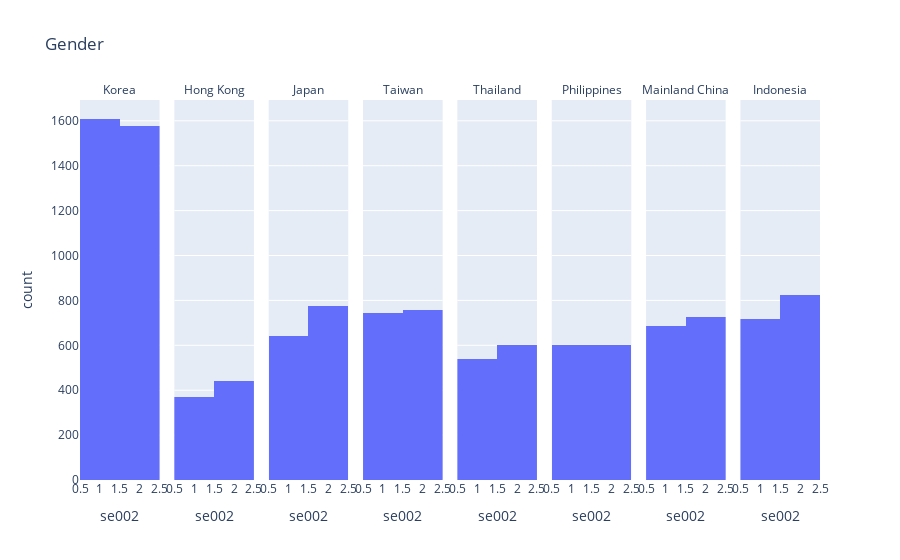
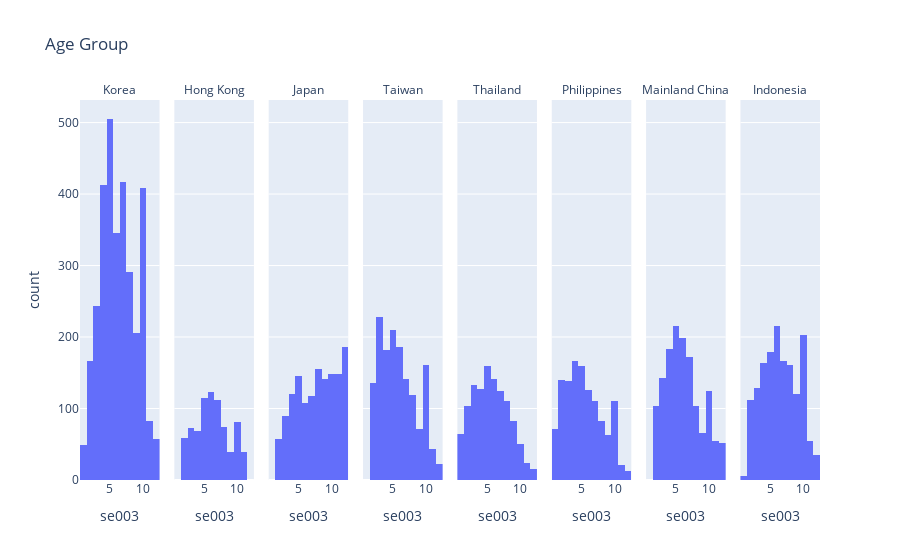
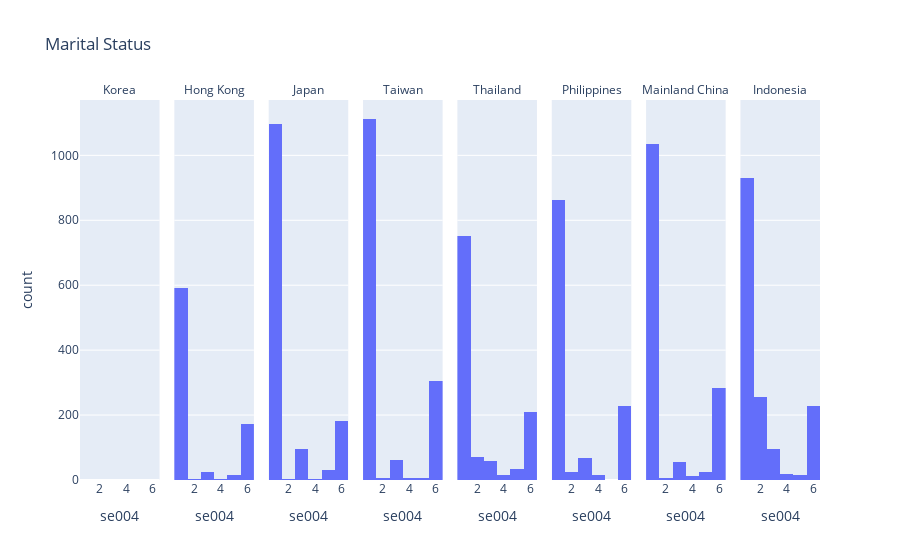
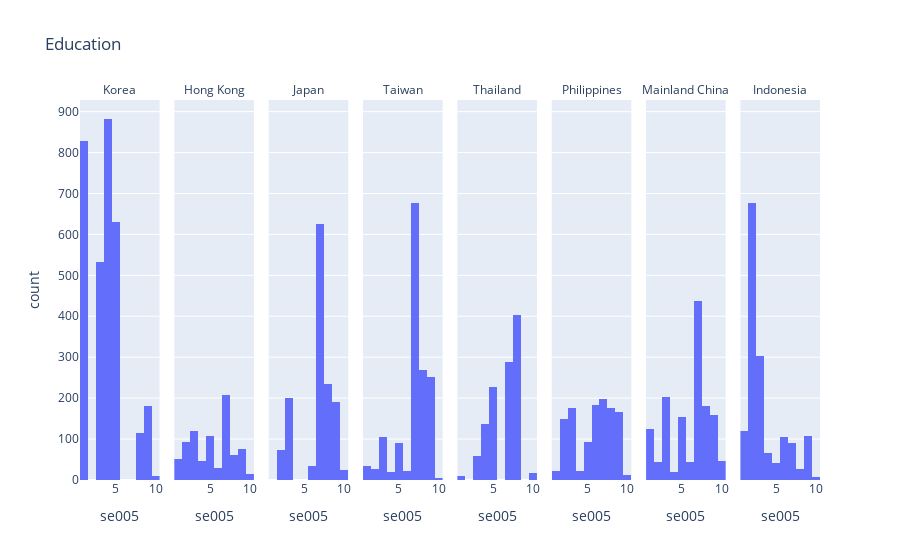

The cell these charts' notebook holds for them, in order:
### Markdown cell above
### Demographic variables: gender, age, marital status, education, repligion, and religiosity

### Code cell
variable_map = {"se002": "Gender", "se003":"Age Group", "se004":"Marital Status", "se005":"Education", "se006": "Religion", "se007":"Religiosity"}
options_map = {"se002": {1:"Male", 2: "Female"}, 
               "se003": {1:"18-19", 2:"20-24", 3:"25-29", 4:"30-34",
                        5:"35-39", 6:"40-44", 7:"45-49", 8:"50-54",
                        9:"55-59", 10:"60-70",11:"71-75", 12:"76+"},
              "se004": {1:"Married", 2:"Living-in as married", 3:"Widowed",
                       4: "Separated", 5:"Divorced", 6:"Single"},
              "se005": {1:"No formal education", 2:"Incomplete primary",
                       3:"Complete primary", 4:"Incomplete secondary: vocational",
                       5:"Complete secondary: vocational", 6:"Incomplete secondary",
                       7: "Complete secondary", 8:"Some university",
                       9:"University", 10:"Post-graduate"},
              "se006": {10:"Roman Catholic", 20:"Protestant", 30:"Jews", 40: "Islam",
                       50:"Hindu", 60: "Buddhist", 70:"Other Asian religions"},
              "se007":{1:"Several times a day", 2:"Once a day", 3:"Several times a week",
                      4:"Once a week", 5:"Once a month", 6:"Only on special religious days",
                      7: "Once a year", 8:"Less often", 9:"Practically never"}}

# for i in range(2,8):
#     df["se00"+str(i)+"_name"] = df["se00"+str(i)].apply(lambda x: 
#                                                         options_map["se00"+str(i)][x["se00"+str(i)]] if x["se00"+str(i)] in options_map["se00"+str(i)] else "Nan")
for i in range(2,8):
    fig = px.histogram(df, 
                       "se00"+str(i), 
                       facet_col="name", 
                       title=variable_map["se00"+str(i)])
    fig.for_each_annotation(lambda a: a.update(text=a.text.split("=")[-1]))
    fig.show()

### Figure 1 — Plotly figure (JSON) as saved in the notebook; plotly's stock layout.template omitted (floating-point values rounded to 4 significant figures; data arrays with more than 128 entries replaced by an {"elided": "..."} marker saying what was removed)
{"data": [{"alignmentgroup": "True", "bingroup": "x", "hovertemplate": "name=Korea<br>se002=%{x}<br>count=%{y}<extra></extra>", "legendgroup": "", "marker": {"color": "#636efa"}, "name": "", "offsetgroup": "", "orientation": "v", "showlegend": false, "type": "histogram", "x": {"elided": "3183 int values"}, "xaxis": "x", "yaxis": "y"}, {"alignmentgroup": "True", "bingroup": "x", "hovertemplate": "name=Hong Kong<br>se002=%{x}<br>count=%{y}<extra></extra>", "legendgroup": "", "marker": {"color": "#636efa"}, "name": "", "offsetgroup": "", "orientation": "v", "showlegend": false, "type": "histogram", "x": {"elided": "811 int values"}, "xaxis": "x2", "yaxis": "y2"}, {"alignmentgroup": "True", "bingroup": "x", "hovertemplate": "name=Japan<br>se002=%{x}<br>count=%{y}<extra></extra>", "legendgroup": "", "marker": {"color": "#636efa"}, "name": "", "offsetgroup": "", "orientation": "v", "showlegend": false, "type": "histogram", "x": {"elided": "1418 int values"}, "xaxis": "x3", "yaxis": "y3"}, {"alignmentgroup": "True", "bingroup": "x", "hovertemplate": "name=Taiwan<br>se002=%{x}<br>count=%{y}<extra></extra>", "legendgroup": "", "marker": {"color": "#636efa"}, "name": "", "offsetgroup": "", "orientation": "v", "showlegend": false, "type": "histogram", "x": {"elided": "1500 int values"}, "xaxis": "x4", "yaxis": "y4"}, {"alignmentgroup": "True", "bingroup": "x", "hovertemplate": "name=Thailand<br>se002=%{x}<br>count=%{y}<extra></extra>", "legendgroup": "", "marker": {"color": "#636efa"}, "name": "", "offsetgroup": "", "orientation": "v", "showlegend": false, "type": "histogram", "x": {"elided": "1144 int values"}, "xaxis": "x5", "yaxis": "y5"}, {"alignmentgroup": "True", "bingroup": "x", "hovertemplate": "name=Philippines<br>se002=%{x}<br>count=%{y}<extra></extra>", "legendgroup": "", "marker": {"color": "#636efa"}, "name": "", "offsetgroup": "", "orientation": "v", "showlegend": false, "type": "histogram", "x": {"elided": "1200 int values"}, "xaxis": "x6", "yaxis": "y6"}, {"alignmentgroup": "True", "bingroup": "x", "hovertemplate": "name=Mainland China<br>se002=%{x}<br>count=%{y}<extra></extra>", "legendgroup": "", "marker": {"color": "#636efa"}, "name": "", "offsetgroup": "", "orientation": "v", "showlegend": false, "type": "histogram", "x": {"elided": "1415 int values"}, "xaxis": "x7", "yaxis": "y7"}, {"alignmentgroup": "True", "bingroup": "x", "hovertemplate": "name=Indonesia<br>se002=%{x}<br>count=%{y}<extra></extra>", "legendgroup": "", "marker": {"color": "#636efa"}, "name": "", "offsetgroup": "", "orientation": "v", "showlegend": false, "type": "histogram", "x": {"elided": "1546 int values"}, "xaxis": "x8", "yaxis": "y8"}], "layout": {"annotations": [{"font": {}, "showarrow": false, "text": "Korea", "x": 0.05375, "xanchor": "center", "xref": "paper", "y": 1, "yanchor": "bottom", "yref": "paper"}, {"font": {}, "showarrow": false, "text": "Hong Kong", "x": 0.1812, "xanchor": "center", "xref": "paper", "y": 1, "yanchor": "bottom", "yref": "paper"}, {"font": {}, "showarrow": false, "text": "Japan", "x": 0.3087, "xanchor": "center", "xref": "paper", "y": 1, "yanchor": "bottom", "yref": "paper"}, {"font": {}, "showarrow": false, "text": "Taiwan", "x": 0.4363, "xanchor": "center", "xref": "paper", "y": 1, "yanchor": "bottom", "yref": "paper"}, {"font": {}, "showarrow": false, "text": "Thailand", "x": 0.5637, "xanchor": "center", "xref": "paper", "y": 1, "yanchor": "bottom", "yref": "paper"}, {"font": {}, "showarrow": false, "text": "Philippines", "x": 0.6912, "xanchor": "center", "xref": "paper", "y": 1, "yanchor": "bottom", "yref": "paper"}, {"font": {}, "showarrow": false, "text": "Mainland China", "x": 0.8188, "xanchor": "center", "xref": "paper", "y": 1, "yanchor": "bottom", "yref": "paper"}, {"font": {}, "showarrow": false, "text": "Indonesia", "x": 0.9463, "xanchor": "center", "xref": "paper", "y": 1, "yanchor": "bottom", "yref": "paper"}], "barmode": "relative", "legend": {"tracegroupgap": 0}, "title": {"text": "Gender"}, "xaxis": {"anchor": "y", "domain": [0, 0.1075], "title": {"text": "se002"}}, "xaxis2": {"anchor": "y2", "domain": [0.1275, 0.235], "matches": "x", "title": {"text": "se002"}}, "xaxis3": {"anchor": "y3", "domain": [0.255, 0.3625], "matches": "x", "title": {"text": "se002"}}, "xaxis4": {"anchor": "y4", "domain": [0.3825, 0.49], "matches": "x", "title": {"text": "se002"}}, "xaxis5": {"anchor": "y5", "domain": [0.51, 0.6175], "matches": "x", "title": {"text": "se002"}}, "xaxis6": {"anchor": "y6", "domain": [0.6375, 0.745], "matches": "x", "title": {"text": "se002"}}, "xaxis7": {"anchor": "y7", "domain": [0.765, 0.8725], "matches": "x", "title": {"text": "se002"}}, "xaxis8": {"anchor": "y8", "domain": [0.8925, 1], "matches": "x", "title": {"text": "se002"}}, "yaxis": {"anchor": "x", "domain": [0, 1], "title": {"text": "count"}}, "yaxis2": {"anchor": "x2", "domain": [0, 1], "matches": "y", "showticklabels": false}, "yaxis3": {"anchor": "x3", "domain": [0, 1], "matches": "y", "showticklabels": false}, "yaxis4": {"anchor": "x4", "domain": [0, 1], "matches": "y", "showticklabels": false}, "yaxis5": {"anchor": "x5", "domain": [0, 1], "matches": "y", "showticklabels": false}, "yaxis6": {"anchor": "x6", "domain": [0, 1], "matches": "y", "showticklabels": false}, "yaxis7": {"anchor": "x7", "domain": [0, 1], "matches": "y", "showticklabels": false}, "yaxis8": {"anchor": "x8", "domain": [0, 1], "matches": "y", "showticklabels": false}}}

### Figure 2 — Plotly figure (JSON) as saved in the notebook; plotly's stock layout.template omitted (floating-point values rounded to 4 significant figures; data arrays with more than 128 entries replaced by an {"elided": "..."} marker saying what was removed)
{"data": [{"alignmentgroup": "True", "bingroup": "x", "hovertemplate": "name=Korea<br>se003=%{x}<br>count=%{y}<extra></extra>", "legendgroup": "", "marker": {"color": "#636efa"}, "name": "", "offsetgroup": "", "orientation": "v", "showlegend": false, "type": "histogram", "x": {"elided": "3183 int values"}, "xaxis": "x", "yaxis": "y"}, {"alignmentgroup": "True", "bingroup": "x", "hovertemplate": "name=Hong Kong<br>se003=%{x}<br>count=%{y}<extra></extra>", "legendgroup": "", "marker": {"color": "#636efa"}, "name": "", "offsetgroup": "", "orientation": "v", "showlegend": false, "type": "histogram", "x": {"elided": "811 int values"}, "xaxis": "x2", "yaxis": "y2"}, {"alignmentgroup": "True", "bingroup": "x", "hovertemplate": "name=Japan<br>se003=%{x}<br>count=%{y}<extra></extra>", "legendgroup": "", "marker": {"color": "#636efa"}, "name": "", "offsetgroup": "", "orientation": "v", "showlegend": false, "type": "histogram", "x": {"elided": "1418 int values"}, "xaxis": "x3", "yaxis": "y3"}, {"alignmentgroup": "True", "bingroup": "x", "hovertemplate": "name=Taiwan<br>se003=%{x}<br>count=%{y}<extra></extra>", "legendgroup": "", "marker": {"color": "#636efa"}, "name": "", "offsetgroup": "", "orientation": "v", "showlegend": false, "type": "histogram", "x": {"elided": "1500 int values"}, "xaxis": "x4", "yaxis": "y4"}, {"alignmentgroup": "True", "bingroup": "x", "hovertemplate": "name=Thailand<br>se003=%{x}<br>count=%{y}<extra></extra>", "legendgroup": "", "marker": {"color": "#636efa"}, "name": "", "offsetgroup": "", "orientation": "v", "showlegend": false, "type": "histogram", "x": {"elided": "1144 int values"}, "xaxis": "x5", "yaxis": "y5"}, {"alignmentgroup": "True", "bingroup": "x", "hovertemplate": "name=Philippines<br>se003=%{x}<br>count=%{y}<extra></extra>", "legendgroup": "", "marker": {"color": "#636efa"}, "name": "", "offsetgroup": "", "orientation": "v", "showlegend": false, "type": "histogram", "x": {"elided": "1200 int values"}, "xaxis": "x6", "yaxis": "y6"}, {"alignmentgroup": "True", "bingroup": "x", "hovertemplate": "name=Mainland China<br>se003=%{x}<br>count=%{y}<extra></extra>", "legendgroup": "", "marker": {"color": "#636efa"}, "name": "", "offsetgroup": "", "orientation": "v", "showlegend": false, "type": "histogram", "x": {"elided": "1415 int values"}, "xaxis": "x7", "yaxis": "y7"}, {"alignmentgroup": "True", "bingroup": "x", "hovertemplate": "name=Indonesia<br>se003=%{x}<br>count=%{y}<extra></extra>", "legendgroup": "", "marker": {"color": "#636efa"}, "name": "", "offsetgroup": "", "orientation": "v", "showlegend": false, "type": "histogram", "x": {"elided": "1546 int values"}, "xaxis": "x8", "yaxis": "y8"}], "layout": {"annotations": [{"font": {}, "showarrow": false, "text": "Korea", "x": 0.05375, "xanchor": "center", "xref": "paper", "y": 1, "yanchor": "bottom", "yref": "paper"}, {"font": {}, "showarrow": false, "text": "Hong Kong", "x": 0.1812, "xanchor": "center", "xref": "paper", "y": 1, "yanchor": "bottom", "yref": "paper"}, {"font": {}, "showarrow": false, "text": "Japan", "x": 0.3087, "xanchor": "center", "xref": "paper", "y": 1, "yanchor": "bottom", "yref": "paper"}, {"font": {}, "showarrow": false, "text": "Taiwan", "x": 0.4363, "xanchor": "center", "xref": "paper", "y": 1, "yanchor": "bottom", "yref": "paper"}, {"font": {}, "showarrow": false, "text": "Thailand", "x": 0.5637, "xanchor": "center", "xref": "paper", "y": 1, "yanchor": "bottom", "yref": "paper"}, {"font": {}, "showarrow": false, "text": "Philippines", "x": 0.6912, "xanchor": "center", "xref": "paper", "y": 1, "yanchor": "bottom", "yref": "paper"}, {"font": {}, "showarrow": false, "text": "Mainland China", "x": 0.8188, "xanchor": "center", "xref": "paper", "y": 1, "yanchor": "bottom", "yref": "paper"}, {"font": {}, "showarrow": false, "text": "Indonesia", "x": 0.9463, "xanchor": "center", "xref": "paper", "y": 1, "yanchor": "bottom", "yref": "paper"}], "barmode": "relative", "legend": {"tracegroupgap": 0}, "title": {"text": "Age Group"}, "xaxis": {"anchor": "y", "domain": [0, 0.1075], "title": {"text": "se003"}}, "xaxis2": {"anchor": "y2", "domain": [0.1275, 0.235], "matches": "x", "title": {"text": "se003"}}, "xaxis3": {"anchor": "y3", "domain": [0.255, 0.3625], "matches": "x", "title": {"text": "se003"}}, "xaxis4": {"anchor": "y4", "domain": [0.3825, 0.49], "matches": "x", "title": {"text": "se003"}}, "xaxis5": {"anchor": "y5", "domain": [0.51, 0.6175], "matches": "x", "title": {"text": "se003"}}, "xaxis6": {"anchor": "y6", "domain": [0.6375, 0.745], "matches": "x", "title": {"text": "se003"}}, "xaxis7": {"anchor": "y7", "domain": [0.765, 0.8725], "matches": "x", "title": {"text": "se003"}}, "xaxis8": {"anchor": "y8", "domain": [0.8925, 1], "matches": "x", "title": {"text": "se003"}}, "yaxis": {"anchor": "x", "domain": [0, 1], "title": {"text": "count"}}, "yaxis2": {"anchor": "x2", "domain": [0, 1], "matches": "y", "showticklabels": false}, "yaxis3": {"anchor": "x3", "domain": [0, 1], "matches": "y", "showticklabels": false}, "yaxis4": {"anchor": "x4", "domain": [0, 1], "matches": "y", "showticklabels": false}, "yaxis5": {"anchor": "x5", "domain": [0, 1], "matches": "y", "showticklabels": false}, "yaxis6": {"anchor": "x6", "domain": [0, 1], "matches": "y", "showticklabels": false}, "yaxis7": {"anchor": "x7", "domain": [0, 1], "matches": "y", "showticklabels": false}, "yaxis8": {"anchor": "x8", "domain": [0, 1], "matches": "y", "showticklabels": false}}}

### Figure 3 — Plotly figure (JSON) as saved in the notebook; plotly's stock layout.template omitted (floating-point values rounded to 4 significant figures; data arrays with more than 128 entries replaced by an {"elided": "..."} marker saying what was removed)
{"data": [{"alignmentgroup": "True", "bingroup": "x", "hovertemplate": "name=Korea<br>se004=%{x}<br>count=%{y}<extra></extra>", "legendgroup": "", "marker": {"color": "#636efa"}, "name": "", "offsetgroup": "", "orientation": "v", "showlegend": false, "type": "histogram", "x": {"elided": "3183 null values"}, "xaxis": "x", "yaxis": "y"}, {"alignmentgroup": "True", "bingroup": "x", "hovertemplate": "name=Hong Kong<br>se004=%{x}<br>count=%{y}<extra></extra>", "legendgroup": "", "marker": {"color": "#636efa"}, "name": "", "offsetgroup": "", "orientation": "v", "showlegend": false, "type": "histogram", "x": {"elided": "811 int values"}, "xaxis": "x2", "yaxis": "y2"}, {"alignmentgroup": "True", "bingroup": "x", "hovertemplate": "name=Japan<br>se004=%{x}<br>count=%{y}<extra></extra>", "legendgroup": "", "marker": {"color": "#636efa"}, "name": "", "offsetgroup": "", "orientation": "v", "showlegend": false, "type": "histogram", "x": {"elided": "1418 int values"}, "xaxis": "x3", "yaxis": "y3"}, {"alignmentgroup": "True", "bingroup": "x", "hovertemplate": "name=Taiwan<br>se004=%{x}<br>count=%{y}<extra></extra>", "legendgroup": "", "marker": {"color": "#636efa"}, "name": "", "offsetgroup": "", "orientation": "v", "showlegend": false, "type": "histogram", "x": {"elided": "1500 int values"}, "xaxis": "x4", "yaxis": "y4"}, {"alignmentgroup": "True", "bingroup": "x", "hovertemplate": "name=Thailand<br>se004=%{x}<br>count=%{y}<extra></extra>", "legendgroup": "", "marker": {"color": "#636efa"}, "name": "", "offsetgroup": "", "orientation": "v", "showlegend": false, "type": "histogram", "x": {"elided": "1144 int values"}, "xaxis": "x5", "yaxis": "y5"}, {"alignmentgroup": "True", "bingroup": "x", "hovertemplate": "name=Philippines<br>se004=%{x}<br>count=%{y}<extra></extra>", "legendgroup": "", "marker": {"color": "#636efa"}, "name": "", "offsetgroup": "", "orientation": "v", "showlegend": false, "type": "histogram", "x": {"elided": "1200 int values"}, "xaxis": "x6", "yaxis": "y6"}, {"alignmentgroup": "True", "bingroup": "x", "hovertemplate": "name=Mainland China<br>se004=%{x}<br>count=%{y}<extra></extra>", "legendgroup": "", "marker": {"color": "#636efa"}, "name": "", "offsetgroup": "", "orientation": "v", "showlegend": false, "type": "histogram", "x": {"elided": "1415 int values"}, "xaxis": "x7", "yaxis": "y7"}, {"alignmentgroup": "True", "bingroup": "x", "hovertemplate": "name=Indonesia<br>se004=%{x}<br>count=%{y}<extra></extra>", "legendgroup": "", "marker": {"color": "#636efa"}, "name": "", "offsetgroup": "", "orientation": "v", "showlegend": false, "type": "histogram", "x": {"elided": "1546 int values"}, "xaxis": "x8", "yaxis": "y8"}], "layout": {"annotations": [{"font": {}, "showarrow": false, "text": "Korea", "x": 0.05375, "xanchor": "center", "xref": "paper", "y": 1, "yanchor": "bottom", "yref": "paper"}, {"font": {}, "showarrow": false, "text": "Hong Kong", "x": 0.1812, "xanchor": "center", "xref": "paper", "y": 1, "yanchor": "bottom", "yref": "paper"}, {"font": {}, "showarrow": false, "text": "Japan", "x": 0.3087, "xanchor": "center", "xref": "paper", "y": 1, "yanchor": "bottom", "yref": "paper"}, {"font": {}, "showarrow": false, "text": "Taiwan", "x": 0.4363, "xanchor": "center", "xref": "paper", "y": 1, "yanchor": "bottom", "yref": "paper"}, {"font": {}, "showarrow": false, "text": "Thailand", "x": 0.5637, "xanchor": "center", "xref": "paper", "y": 1, "yanchor": "bottom", "yref": "paper"}, {"font": {}, "showarrow": false, "text": "Philippines", "x": 0.6912, "xanchor": "center", "xref": "paper", "y": 1, "yanchor": "bottom", "yref": "paper"}, {"font": {}, "showarrow": false, "text": "Mainland China", "x": 0.8188, "xanchor": "center", "xref": "paper", "y": 1, "yanchor": "bottom", "yref": "paper"}, {"font": {}, "showarrow": false, "text": "Indonesia", "x": 0.9463, "xanchor": "center", "xref": "paper", "y": 1, "yanchor": "bottom", "yref": "paper"}], "barmode": "relative", "legend": {"tracegroupgap": 0}, "title": {"text": "Marital Status"}, "xaxis": {"anchor": "y", "domain": [0, 0.1075], "title": {"text": "se004"}}, "xaxis2": {"anchor": "y2", "domain": [0.1275, 0.235], "matches": "x", "title": {"text": "se004"}}, "xaxis3": {"anchor": "y3", "domain": [0.255, 0.3625], "matches": "x", "title": {"text": "se004"}}, "xaxis4": {"anchor": "y4", "domain": [0.3825, 0.49], "matches": "x", "title": {"text": "se004"}}, "xaxis5": {"anchor": "y5", "domain": [0.51, 0.6175], "matches": "x", "title": {"text": "se004"}}, "xaxis6": {"anchor": "y6", "domain": [0.6375, 0.745], "matches": "x", "title": {"text": "se004"}}, "xaxis7": {"anchor": "y7", "domain": [0.765, 0.8725], "matches": "x", "title": {"text": "se004"}}, "xaxis8": {"anchor": "y8", "domain": [0.8925, 1], "matches": "x", "title": {"text": "se004"}}, "yaxis": {"anchor": "x", "domain": [0, 1], "title": {"text": "count"}}, "yaxis2": {"anchor": "x2", "domain": [0, 1], "matches": "y", "showticklabels": false}, "yaxis3": {"anchor": "x3", "domain": [0, 1], "matches": "y", "showticklabels": false}, "yaxis4": {"anchor": "x4", "domain": [0, 1], "matches": "y", "showticklabels": false}, "yaxis5": {"anchor": "x5", "domain": [0, 1], "matches": "y", "showticklabels": false}, "yaxis6": {"anchor": "x6", "domain": [0, 1], "matches": "y", "showticklabels": false}, "yaxis7": {"anchor": "x7", "domain": [0, 1], "matches": "y", "showticklabels": false}, "yaxis8": {"anchor": "x8", "domain": [0, 1], "matches": "y", "showticklabels": false}}}

### Figure 4 — Plotly figure (JSON) as saved in the notebook; plotly's stock layout.template omitted (floating-point values rounded to 4 significant figures; data arrays with more than 128 entries replaced by an {"elided": "..."} marker saying what was removed)
{"data": [{"alignmentgroup": "True", "bingroup": "x", "hovertemplate": "name=Korea<br>se005=%{x}<br>count=%{y}<extra></extra>", "legendgroup": "", "marker": {"color": "#636efa"}, "name": "", "offsetgroup": "", "orientation": "v", "showlegend": false, "type": "histogram", "x": {"elided": "3183 int values"}, "xaxis": "x", "yaxis": "y"}, {"alignmentgroup": "True", "bingroup": "x", "hovertemplate": "name=Hong Kong<br>se005=%{x}<br>count=%{y}<extra></extra>", "legendgroup": "", "marker": {"color": "#636efa"}, "name": "", "offsetgroup": "", "orientation": "v", "showlegend": false, "type": "histogram", "x": {"elided": "811 int values"}, "xaxis": "x2", "yaxis": "y2"}, {"alignmentgroup": "True", "bingroup": "x", "hovertemplate": "name=Japan<br>se005=%{x}<br>count=%{y}<extra></extra>", "legendgroup": "", "marker": {"color": "#636efa"}, "name": "", "offsetgroup": "", "orientation": "v", "showlegend": false, "type": "histogram", "x": {"elided": "1418 int values"}, "xaxis": "x3", "yaxis": "y3"}, {"alignmentgroup": "True", "bingroup": "x", "hovertemplate": "name=Taiwan<br>se005=%{x}<br>count=%{y}<extra></extra>", "legendgroup": "", "marker": {"color": "#636efa"}, "name": "", "offsetgroup": "", "orientation": "v", "showlegend": false, "type": "histogram", "x": {"elided": "1500 int values"}, "xaxis": "x4", "yaxis": "y4"}, {"alignmentgroup": "True", "bingroup": "x", "hovertemplate": "name=Thailand<br>se005=%{x}<br>count=%{y}<extra></extra>", "legendgroup": "", "marker": {"color": "#636efa"}, "name": "", "offsetgroup": "", "orientation": "v", "showlegend": false, "type": "histogram", "x": {"elided": "1144 int values"}, "xaxis": "x5", "yaxis": "y5"}, {"alignmentgroup": "True", "bingroup": "x", "hovertemplate": "name=Philippines<br>se005=%{x}<br>count=%{y}<extra></extra>", "legendgroup": "", "marker": {"color": "#636efa"}, "name": "", "offsetgroup": "", "orientation": "v", "showlegend": false, "type": "histogram", "x": {"elided": "1200 int values"}, "xaxis": "x6", "yaxis": "y6"}, {"alignmentgroup": "True", "bingroup": "x", "hovertemplate": "name=Mainland China<br>se005=%{x}<br>count=%{y}<extra></extra>", "legendgroup": "", "marker": {"color": "#636efa"}, "name": "", "offsetgroup": "", "orientation": "v", "showlegend": false, "type": "histogram", "x": {"elided": "1415 int values"}, "xaxis": "x7", "yaxis": "y7"}, {"alignmentgroup": "True", "bingroup": "x", "hovertemplate": "name=Indonesia<br>se005=%{x}<br>count=%{y}<extra></extra>", "legendgroup": "", "marker": {"color": "#636efa"}, "name": "", "offsetgroup": "", "orientation": "v", "showlegend": false, "type": "histogram", "x": {"elided": "1546 int values"}, "xaxis": "x8", "yaxis": "y8"}], "layout": {"annotations": [{"font": {}, "showarrow": false, "text": "Korea", "x": 0.05375, "xanchor": "center", "xref": "paper", "y": 1, "yanchor": "bottom", "yref": "paper"}, {"font": {}, "showarrow": false, "text": "Hong Kong", "x": 0.1812, "xanchor": "center", "xref": "paper", "y": 1, "yanchor": "bottom", "yref": "paper"}, {"font": {}, "showarrow": false, "text": "Japan", "x": 0.3087, "xanchor": "center", "xref": "paper", "y": 1, "yanchor": "bottom", "yref": "paper"}, {"font": {}, "showarrow": false, "text": "Taiwan", "x": 0.4363, "xanchor": "center", "xref": "paper", "y": 1, "yanchor": "bottom", "yref": "paper"}, {"font": {}, "showarrow": false, "text": "Thailand", "x": 0.5637, "xanchor": "center", "xref": "paper", "y": 1, "yanchor": "bottom", "yref": "paper"}, {"font": {}, "showarrow": false, "text": "Philippines", "x": 0.6912, "xanchor": "center", "xref": "paper", "y": 1, "yanchor": "bottom", "yref": "paper"}, {"font": {}, "showarrow": false, "text": "Mainland China", "x": 0.8188, "xanchor": "center", "xref": "paper", "y": 1, "yanchor": "bottom", "yref": "paper"}, {"font": {}, "showarrow": false, "text": "Indonesia", "x": 0.9463, "xanchor": "center", "xref": "paper", "y": 1, "yanchor": "bottom", "yref": "paper"}], "barmode": "relative", "legend": {"tracegroupgap": 0}, "title": {"text": "Education"}, "xaxis": {"anchor": "y", "domain": [0, 0.1075], "title": {"text": "se005"}}, "xaxis2": {"anchor": "y2", "domain": [0.1275, 0.235], "matches": "x", "title": {"text": "se005"}}, "xaxis3": {"anchor": "y3", "domain": [0.255, 0.3625], "matches": "x", "title": {"text": "se005"}}, "xaxis4": {"anchor": "y4", "domain": [0.3825, 0.49], "matches": "x", "title": {"text": "se005"}}, "xaxis5": {"anchor": "y5", "domain": [0.51, 0.6175], "matches": "x", "title": {"text": "se005"}}, "xaxis6": {"anchor": "y6", "domain": [0.6375, 0.745], "matches": "x", "title": {"text": "se005"}}, "xaxis7": {"anchor": "y7", "domain": [0.765, 0.8725], "matches": "x", "title": {"text": "se005"}}, "xaxis8": {"anchor": "y8", "domain": [0.8925, 1], "matches": "x", "title": {"text": "se005"}}, "yaxis": {"anchor": "x", "domain": [0, 1], "title": {"text": "count"}}, "yaxis2": {"anchor": "x2", "domain": [0, 1], "matches": "y", "showticklabels": false}, "yaxis3": {"anchor": "x3", "domain": [0, 1], "matches": "y", "showticklabels": false}, "yaxis4": {"anchor": "x4", "domain": [0, 1], "matches": "y", "showticklabels": false}, "yaxis5": {"anchor": "x5", "domain": [0, 1], "matches": "y", "showticklabels": false}, "yaxis6": {"anchor": "x6", "domain": [0, 1], "matches": "y", "showticklabels": false}, "yaxis7": {"anchor": "x7", "domain": [0, 1], "matches": "y", "showticklabels": false}, "yaxis8": {"anchor": "x8", "domain": [0, 1], "matches": "y", "showticklabels": false}}}
